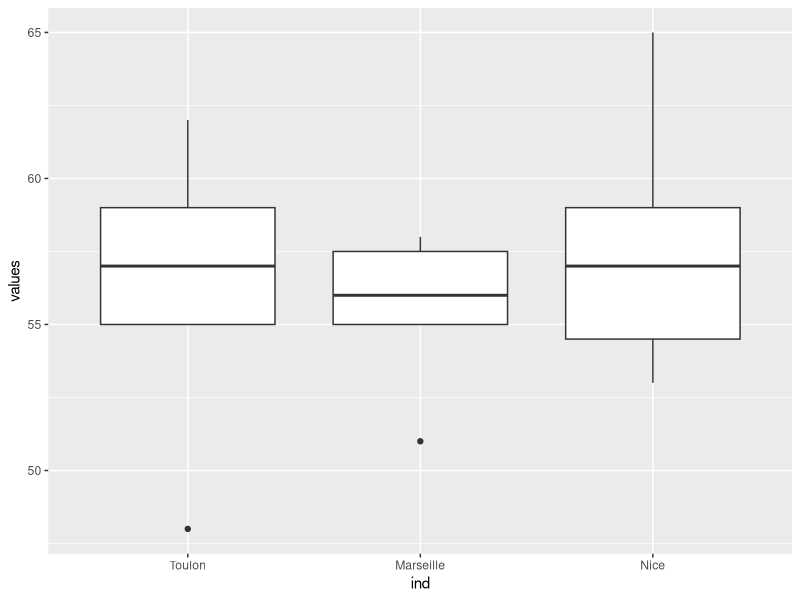

Write the R code that produced this figure.
## ---- chunk 1
test_variable <- 2 + 6
test_variable
## ---- chunk 2
# Create your variable here
temps_f <- c(62, 59, 55, 48, 55, 57, 59)
## ---- chunk 3
# Write your function here
f_to_c <- function(fahrenheit, celsius) {
  celsius <- (fahrenheit - 32) * (5/9)
  return(celsius)
}
f_to_c(temps_f)
f_to_c(32)
## ---- chunk 4
# Apply your function to temp_f here
temps_c <- f_to_c(temps_f)
print(temps_c)
## ---- chunk 5
# Write your function here
is_nice_weather <- function(temps){
  count <- 0
  for(temp in temps){
    if (temp > 60){
      count <- count + 1
    }
  }
  return(count > length(temps) / 2)
}

is_nice_weather(temps_f)
## ---- chunk 6
# Create your list here
temps_cities <- list(
  Toulon = c(62, 59, 55, 48, 55, 57, 59),
  Marseille = c(56, 58, 55, 51, 55, 57, 58),
  Nice = c(65, 58, 54, 53, 55, 57, 60)
)
temps_cities
## ---- chunk 7
# Apply your function to your list
is_nice_weather(temps_cities$Toulon)
is_nice_weather(temps_cities$Marseille)
is_nice_weather(temps_cities$Nice)
## ---- chunk 8
# Create your boxplot visualization.
library(ggplot2)
destination_df <- as.data.frame(temps_cities)
ggplot(stack(destination_df), aes(x = ind, y = values)) +
  geom_boxplot()
## ---- chunk 9

